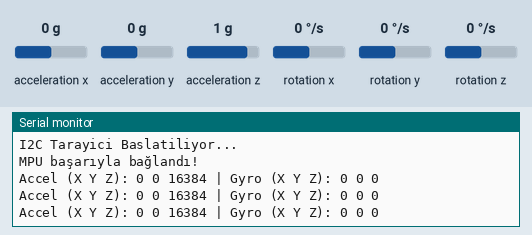
This sketch was run on a simulated ESP32-C3. On the bench: the last lines printed to the serial monitor. The inputs (shaded band) are chosen by the test bench; at power-on: acceleration x 0 g, acceleration y 0 g, acceleration z 1 g, rotation x 0 °/s, rotation y 0 °/s, rotation z 0 °/s.

Above: at 1.2 s.
1.3 s: acceleration x set to -1.4 g
At 1.9 s:
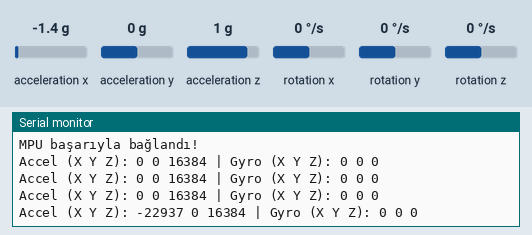
2.8 s: acceleration y set to -1.4 g
At 3.4 s:
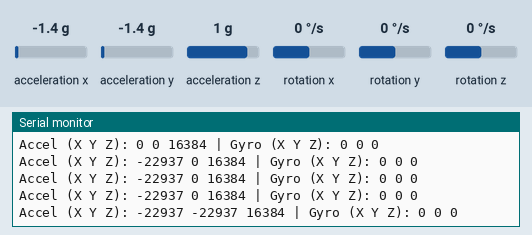
4.3 s: acceleration z set to -1.4 g
At 5.0 s:
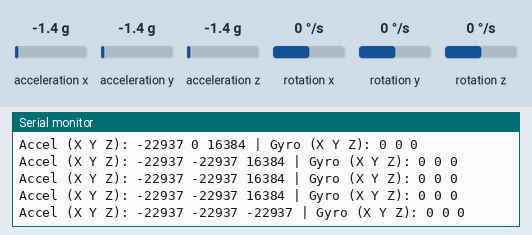
5.8 s: rotation x set to -192 °/s
At 6.5 s:
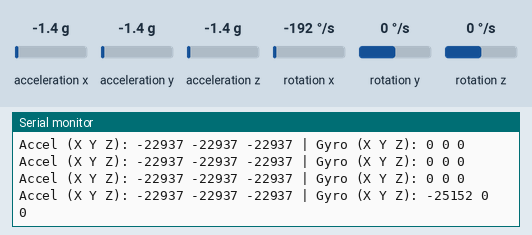
7.3 s: rotation y set to -192 °/s
At 8.0 s:
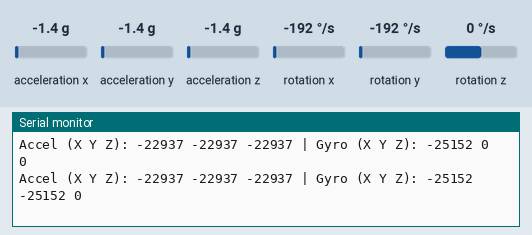

Measured:
- after the input at 1.3 s, the serial monitor: prints a new line after 0.22 s (image 1)
- after the input at 2.8 s, the serial monitor: prints a new line after 0.23 s (image 2)
- after the input at 4.3 s, the serial monitor: prints a new line after 0.24 s (image 3)
- after the input at 5.8 s, the serial monitor: prints a new line after 0.25 s (image 4)
- after the input at 7.3 s, the serial monitor: prints a new line after 0.26 s (image 5)

The sketch:

i2c_mpu6050_esp32c3_oled_test.ino
```cpp
#include <Wire.h>
#include <MPU6050.h>

MPU6050 mpu;

void setup() {
  Serial.begin(115200);
  // ESP32-C3 için I2C pin tanımlaması (SDA: 5, SCL: 6)
  Wire.begin(5, 6);
  Serial.println("\nI2C Tarayici Baslatiliyor...");
  mpu.initialize();

  if (mpu.testConnection()) {
    Serial.println("MPU başarıyla bağlandı!");
  } else {
    Serial.println("MPU bağlanmadı!");
    while(1);
  }
}

void loop() {
  int16_t ax, ay, az;
  int16_t gx, gy, gz;

  // Read accelerometer & gyroscope
  mpu.getMotion6(&ax, &ay, &az, &gx, &gy, &gz);

  Serial.print("Accel (X Y Z): ");
  Serial.print(ax); Serial.print(" ");
  Serial.print(ay); Serial.print(" ");
  Serial.print(az);

  Serial.print(" | Gyro (X Y Z): ");
  Serial.print(gx); Serial.print(" ");
  Serial.print(gy); Serial.print(" ");
  Serial.println(gz);

  delay(500);
}
```
